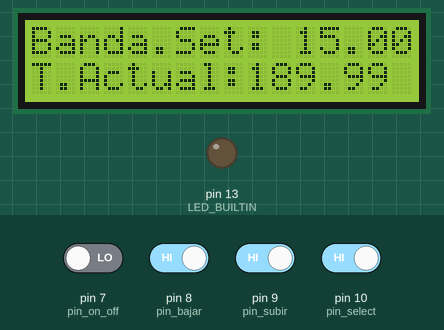
Recording of a sketch running on a simulated Arduino Uno, built with avr-gcc and run on an emulated ATmega328P. On the bench: 16×2 character LCD, output pins drawn as LEDs (lit = HIGH). Dashed ring = blinking. The test bench sets the inputs (shaded band); at power-on: pin 8 (pin_bajar), pin 9 (pin_subir), pin 10 (pin_select) HIGH, pin 7 (pin_on_off) LOW.

Above: at 1.3 s.
1.4 s: pin 8 (pin_bajar) driven LOW and pin 9 (pin_subir) driven LOW and pin 10 (pin_select) driven LOW
At 1.59 s:
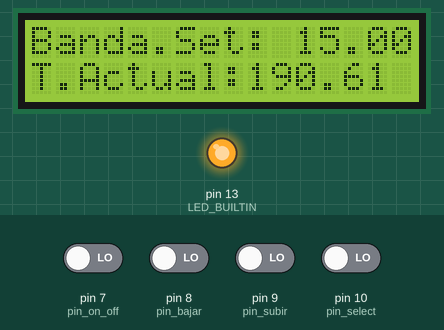
3.2 s: pin 10 (pin_select) driven HIGH
At 4.0 s:
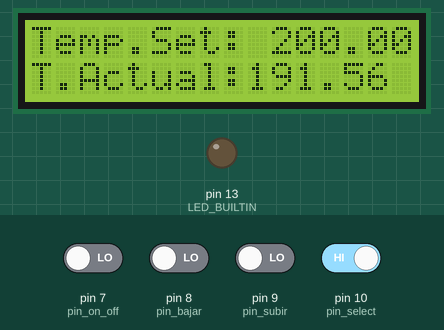
4.7 s: pin 10 (pin_select) driven LOW
At 4.8 s:
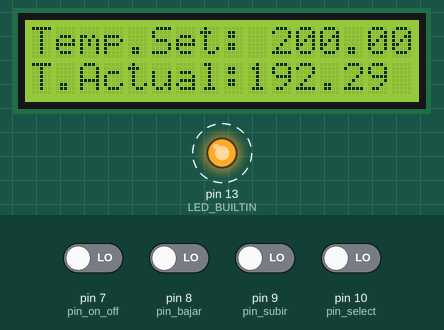
6.2 s: pin 8 (pin_bajar) driven HIGH
At 7.0 s:
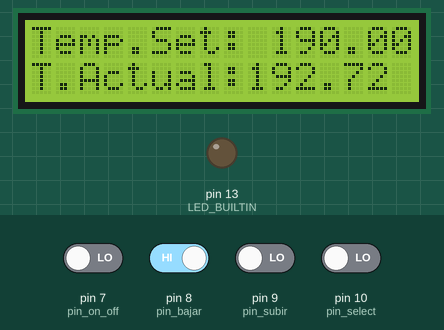
7.7 s: pin 8 (pin_bajar) driven LOW
At 7.79 s:
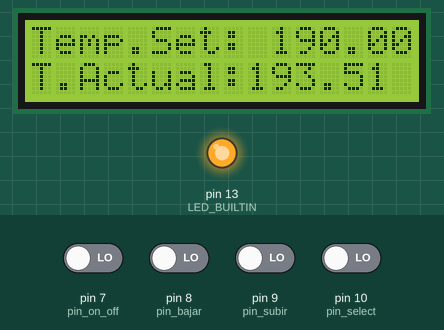
9.2 s: pin 9 (pin_subir) driven HIGH
At 10.5 s:
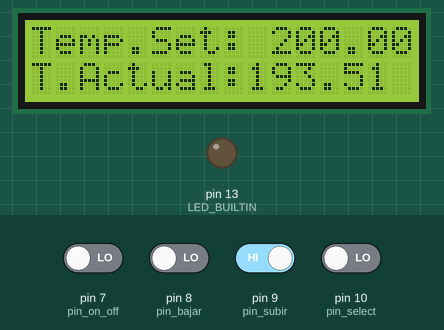
Timing chart, 0 to 11.7 s (numbered marks = the images above; inputs shaded):
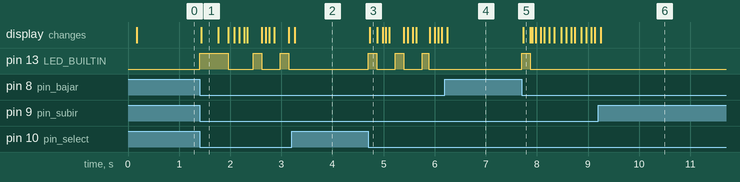

The sketch:

PID.ino
```cpp
#include <LiquidCrystal_I2C.h>
#include <LiquidCrystal.h>
#include "Horno.h"

const int rs = 12, en = 11, d4 = 5, d5 = 4, d6 = 3, d7 = 2;

const int pin_select{ 10 };
const int pin_subir{ 9 };
const int pin_bajar{ 8 };
const int pin_on_off{ 7 };
const int pin_led{ 6 };

//LiquidCrystal lcd(rs, en, d4, d5, d6, d7);
LiquidCrystal_I2C lcd(0x27, 16, 2);

float temperatura_actual{ 190 };
float temperatura_set{ 200 };
float banda_set{ 15 };

Horno pava(500, temperatura_set, temperatura_actual, 28, Horno::Control::PID);

void setup() {

  lcd.begin(16, 2);
  lcd.init();
  lcd.setBacklight(1);

  pava.horno_encendido = true;

  pava.delay_en_ms = 100;
  pinMode(LED_BUILTIN, OUTPUT);
}

bool tempset{ true };

void cambiar_display() {
  lcd.setCursor(0, 1);
  lcd.print("T.Actual:");
  lcd.print(temperatura_actual);
  if (tempset) {

    tempset = false;
    lcd.setCursor(0, 0);

    lcd.setCursor(0, 0);
    lcd.print("Banda.Set: ");
    lcd.print(banda_set);

  } else {

    tempset = true;
    lcd.setCursor(0, 0);

    lcd.setCursor(0, 0);
    lcd.print("Temp.Set: ");
    lcd.print(temperatura_set);
  }
}
void actualizar_display() {
  lcd.setCursor(0, 1);
  lcd.print("T.Actual:");
  lcd.print(temperatura_actual);
  if (!tempset) {

    lcd.setCursor(0, 0);

    lcd.setCursor(0, 0);
    lcd.print("Banda.Set: ");
    lcd.print(banda_set);

  } else {
    lcd.setCursor(0, 0);

    lcd.setCursor(0, 0);
    lcd.print("Temp.Set: ");
    lcd.print(temperatura_set);
  }
}

bool set{ false };
bool subir{ false };
bool bajar{ false };
bool on_off{ false };

const long unsigned millis_ciclo{ 500 };
long unsigned millis_pwm{ 0 };

float pwm_porcentaje{ 0 };
float pwm_porcentaje_set{ 0 };

bool PWM_set() {
  if ((millis() - millis_pwm) >= millis_ciclo) {
    millis_pwm = millis();
    pwm_porcentaje_set = pwm_porcentaje;
  }
  if ((float(millis() - millis_pwm) / float(millis_ciclo)) * 100.0 <= pwm_porcentaje_set and pwm_porcentaje_set != 0) {
    return true;
  } else {
    return false;
  }
}

unsigned long tiempo{ 0 };

void loop() {
  delay(1);

  if (set or subir or bajar or on_off) {
    if (digitalRead(pin_select) == LOW
        and digitalRead(pin_subir) == LOW
        and digitalRead(pin_bajar) == LOW
        and digitalRead(pin_on_off) == LOW) {
      set = subir = bajar = false;
    }
    return;
  }
  if (digitalRead(pin_select)) {
    set = true;
    cambiar_display();
  }
  if (digitalRead(pin_subir)) {
    subir = true;
    if (tempset) {
      temperatura_set += 10;
    } else {
      banda_set += 1;
    }
  }
  if (digitalRead(pin_bajar)) {
    bajar = true;
    if (tempset) {
      temperatura_set -= 10;
    } else {
      banda_set -= 1;
    }
  }

  pava.t_deseada = temperatura_set;
  pava.porcentaje_banda = banda_set;

  if (PWM_set()) {
    digitalWrite(pin_led, HIGH);
    digitalWrite(LED_BUILTIN, HIGH);
    temperatura_actual += (pava.dt_calentar / 60000) * (millis() - tiempo);
  } else {
    digitalWrite(pin_led, LOW);
    digitalWrite(LED_BUILTIN, LOW);
    temperatura_actual -= (pava.dt_perdidas / 60000) * (millis() - tiempo);
  }

  if (millis() - tiempo >= pava.delay_en_ms) {
    tiempo = millis();

    pava.lectura_termometro(temperatura_actual);

    pwm_porcentaje =  pava.select_calentador();
  }

  actualizar_display();
}
```

Horno.cpp
```cpp
#include "Horno.h"

Horno::Horno(float t_m,float t_d,float t_i,float t_a, Control tipo)
{
  t_ambiente = t_a;
  t_horno = t_i;
  t_max = t_m;
  t_deseada = t_d;
  controlador = tipo;
};
void Horno::lectura_termometro(float temperatura){
  t_horno = temperatura;
}

float Horno::salida_on_off_porcentaje(){
  if(t_horno < t_deseada){
    return 100.0;
  }
  else{
    return 0.0 ;
  }
}

float Horno::salida_proporcional_porcentaje()
{
  float x = (t_deseada - t_horno) *100.0 / (t_deseada * (porcentaje_banda/100.0));

  return x;
}

float Horno::salida_derivativa_porcentaje()
{
  float E,Kd,x;

  Kd = (100.0 * constante_derivariva) / (t_deseada * (porcentaje_banda/100.0));
  E = t_deseada - t_horno;

  pendiente_temperatura = ( (E - e_anterior) / (delay_en_ms / 1000.0) );

  x = ( Kd *  pendiente_temperatura);
  e_anterior = E;

  return x;
}

float Horno::salida_integral_porcentaje()
{
  suma_errores +=  (t_deseada - t_horno);

  float x = (constante_integral * suma_errores) / (10000.0 * t_deseada * (porcentaje_banda/100));

  return x;
}

float Horno::select_calentador(){
  float PWM {0};
  if(horno_encendido){
    switch (controlador) {
      case On_Off:
        PWM = salida_on_off_porcentaje();
        break;
      case P:
        PWM = salida_proporcional_porcentaje();
        break;
      case PD:
        PWM = salida_proporcional_porcentaje() + salida_derivativa_porcentaje();
        break;
      case PII:
        PWM = salida_proporcional_porcentaje() + salida_integral_porcentaje();
        break;
      case PID:
        PWM = salida_proporcional_porcentaje() + salida_derivativa_porcentaje() + salida_integral_porcentaje();
        break;
    }
    if(PWM > 100){
      PWM = 100;
    }
    if(PWM < 0){
      PWM = 0;
    }
  }
  return PWM;
}
```

Horno.h
```cpp
#ifndef Horno_h
#define Horno_h

class Horno
{
  public:
    float t_ambiente {28};
    float t_horno {t_ambiente};// temperatura actual del horno, obtenida por simulacion o lectura del termometro
    float t_max {300};
    float t_deseada {200};

    bool horno_encendido {false};                          // no te olvides de encender el horno
    bool resistencia_encendida {false};
    // para la simulacion
    float dt_calentar {30.0};// °C por minuto
    float dt_perdidas {3.0};// °C por minuto


    // constantes P I D
    float porcentaje_banda {10};
    float constante_derivariva {5};//D
    float constante_integral {100};//I

    // escenciales para integal y derivada
    float e_anterior {0};
    float suma_errores {0};
    float pendiente_temperatura{0};

    //regula la velocidad de medicion
    int delay_en_ms {5000};


    // enum para hacer mas entendible el switch
    enum Control
    {
      On_Off=1,
      P,
      PD,
      PII,
      PID,
    };

    // varible que guarda el tipo de PID a usar
    int controlador {On_Off};

    Horno(float t_m,float t_d,float t_i,float t_a, Control tipo);


  private:
    float salida_on_off_porcentaje();
    float salida_proporcional_porcentaje();
    float salida_derivativa_porcentaje();
    float salida_integral_porcentaje();

  public:

    void lectura_termometro(float temperatura);// permite guardar la lectura de un termometro

    float select_calentador();
};

#endif
```

Measured:
- after the input at 1.4 s, pin 13 (LED_BUILTIN): goes HIGH 0.56 s, LOW 0.49 s, HIGH 0.16 s, LOW 0.36 s, HIGH 0.16 s, then LOW, starting at once; the display: changes at once (image 1)
- after the input at 3.2 s, pin 13 (LED_BUILTIN): stops changing and stays LOW; the display: changes after 0.06 s (image 2)
- after the input at 4.7 s, pin 13 (LED_BUILTIN): alternates HIGH for 0.17 s and LOW for 0.36 s, starting at once; the display: changes at once (image 3)
- after the input at 6.2 s, pin 13 (LED_BUILTIN): stops changing and stays LOW
- after the input at 7.7 s, pin 13 (LED_BUILTIN): LOW → HIGH at once, → LOW 0.17 s later; the display: changes at once (image 5)
